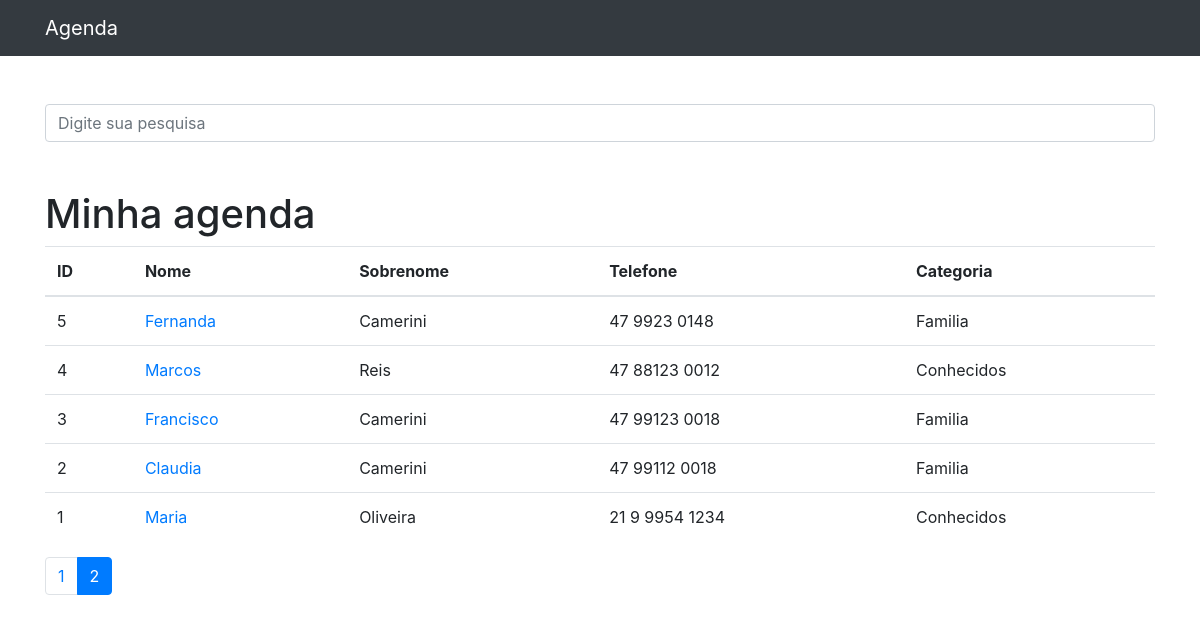
Page /?p=2 on the committed database.
### contatos/models.py (models this page shows, shortened)
class Contato(models.Model):
    nome = models.CharField(max_length=255)
    sobrenome = models.CharField(max_length=255, blank=True)
    telefone = models.CharField(max_length=255)
    email = models.CharField(max_length=255, blank=True)
    data_criacao = models.DateTimeField(default=timezone.now)
    descricao = models.TextField(blank=True)
    categoria = models.ForeignKey(Categoria, on_delete=models.DO_NOTHING)
    mostrar = models.BooleanField(default=True)
    foto = models.ImageField(blank=True, upload_to='fotos/%Y/%m/%d')

class Categoria(models.Model):
    nome = models.CharField(max_length=255)
    def __str__(self):
        return self.nome

### contatos/views.py (the view)
# urls.py: path('', views.index, name='index'),
def index(request):
    contatos = Contato.objects.order_by('-id').filter(
        mostrar=True
    )
    paginator = Paginator(contatos, 6)
    page = request.GET.get('p')
    contatos = paginator.get_page(page)
    return render(request, 'contatos/index.html', {
        'contatos': contatos
    })

### contatos/templates/contatos/index.html
{%extends 'base.html'%}
{%block conteudo%}
<h1 class="mt-5">Minha agenda</h1>
        <table class="table">
          <thead>
            <tr>
              <th>ID</th>
              <th>Nome</th>
              <th>Sobrenome</th>
              <th>Telefone</th>
              <th>Categoria</th>
            </tr>
          </thead>
          <tbody>
          {% for contato in contatos %}
            <tr>
              <td>{{ contato.id }}</td>
              <td>
                <a href="{% url 'ver_contato' contato.id %}">{{ contato.nome }}</a>
              </td>
              <td>{{ contato.sobrenome }}</td>
              <td>{{ contato.telefone }}</td>
              <td>{{ contato.categoria }}</td>
            </tr>
          {% endfor  %}
          </tbody>
        </table>
<nav aria-label="Page navigation example">
  <ul class="pagination">
    {% for pagina in contatos.paginator.page_range %}
      {% if contatos.number == pagina %}
        <li class="page-item active">
          <a class="page-link" href="?p={{ pagina }}">{{pagina}}</a>
        </li>
      {% else %}
        <li class="page-item">
          <a class="page-link" href="?p={{ pagina }}">{{pagina}}</a>
        </li>
      {% endif %}
    {% endfor %}
    </ul>
</nav>
{%endblock%}

### rows in the picture
Contato: id "5", nome "Fernanda", sobrenome "Camerini", telefone "47 9923 0148", categoria "Familia"
Contato: id "4", nome "Marcos", sobrenome "Reis", telefone "47 88123 0012", categoria "Conhecidos"
Contato: id "3", nome "Francisco", sobrenome "Camerini", telefone "47 99123 0018", categoria "Familia"
Contato: id "2", nome "Claudia", sobrenome "Camerini", telefone "47 99112 0018", categoria "Familia"
Contato: id "1", nome "Maria", sobrenome "Oliveira", telefone "21 9 9954 1234", categoria "Conhecidos"

### other values in the picture
{{ pagina }} "1"
{{ pagina }} "2"
